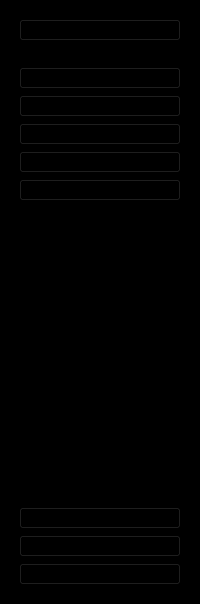
        <widget class="QWidget" name="leftMenuContainer_5" native="true">
         <property name="styleSheet">
          <string notr="true">background-color:#FFF;
</string>
         </property>
         <layout class="QVBoxLayout" name="verticalLayout_24">
          <property name="leftMargin">
           <number>0</number>
          </property>
          <property name="topMargin">
           <number>0</number>
          </property>
          <property name="rightMargin">
           <number>0</number>
          </property>
          <item>
           <widget class="QWidget" name="leftMenuSubContainer_5" native="true">
            <property name="styleSheet">
             <string notr="true">background-color:rgb(0, 0, 0);</string>
            </property>
            <layout class="QVBoxLayout" name="verticalLayout_25">
             <item alignment="Qt::AlignTop">
              <widget class="QFrame" name="UserSideMenu_5">
               <property name="frameShape">
                <enum>QFrame::StyledPanel</enum>
               </property>
               <property name="frameShadow">
                <enum>QFrame::Raised</enum>
               </property>
               <layout class="QHBoxLayout" name="horizontalLayout_21">
                <item>
                 <widget class="QPushButton" name="Account_5">
                  <property name="toolTip">
                   <string>User</string>
                  </property>
                  <property name="toolTipDuration">
                   <number>16</number>
                  </property>
                  <property name="text">
                   <string>My account</string>
                  </property>
                  <property name="icon">
                   <iconset>
                    <normalon>icon/user.svg</normalon>
                   </iconset>
                  </property>
                  <property name="iconSize">
                   <size>
                    <width>20</width>
                    <height>20</height>
                   </size>
                  </property>
                 </widget>
                </item>
               </layout>
              </widget>
             </item>
             <item alignment="Qt::AlignTop">
              <widget class="QFrame" name="MainFunctions_5">
               <property name="sizePolicy">
                <sizepolicy hsizetype="Preferred" vsizetype="Preferred">
                 <horstretch>0</horstretch>
                 <verstretch>0</verstretch>
                </sizepolicy>
               </property>
               <property name="frameShape">
                <enum>QFrame::StyledPanel</enum>
               </property>
               <property name="frameShadow">
                <enum>QFrame::Raised</enum>
               </property>
               <layout class="QVBoxLayout" name="verticalLayout_26">
                <item>
                 <widget class="QPushButton" name="HomeBtn_5">
                  <property name="toolTip">
                   <string>Home</string>
                  </property>
                  <property name="text">
                   <string>Home</string>
                  </property>
                  <property name="icon">
                   <iconset>
                    <normaloff>icon/home.svg</normaloff>
                    <normalon>icon/home.svg</normalon>icon/home.svg</iconset>
                  </property>
                  <property name="iconSize">
                   <size>
                    <width>20</width>
                    <height>20</height>
                   </size>
                  </property>
                 </widget>
                </item>
                <item>
                 <widget class="QPushButton" name="DataBtn_5">
                  <property name="toolTip">
                   <string>Data</string>
                  </property>
                  <property name="text">
                   <string>Data</string>
                  </property>
                  <property name="icon">
                   <iconset>
                    <normaloff>icon/database.svg</normaloff>
                    <normalon>icon/database.svg</normalon>icon/database.svg</iconset>
                  </property>
                  <property name="iconSize">
                   <size>
                    <width>20</width>
                    <height>20</height>
                   </size>
                  </property>
                 </widget>
                </item>
                <item>
                 <widget class="QPushButton" name="addeq_4">
                  <property name="styleSheet">
                   <string notr="true">font: 75 9pt &quot;MS Shell Dlg 2&quot;;</string>
                  </property>
                  <property name="text">
                   <string>Ajouter client</string>
                  </property>
                  <property name="icon">
                   <iconset>
                    <normaloff>icon/plus.svg</normaloff>icon/plus.svg</iconset>
                  </property>
                  <property name="iconSize">
                   <size>
                    <width>20</width>
                    <height>20</height>
                   </size>
                  </property>
                 </widget>
                </item>
                <item>
                 <widget class="QPushButton" name="PdfBtn_6">
                  <property name="toolTip">
                   <string>Pdf</string>
                  </property>
                  <property name="text">
                   <string>Generer PDF</string>
                  </property>
                  <property name="icon">
                   <iconset>
                    <normaloff>icon/printer.svg</normaloff>
                    <normalon>icon/printer.svg</normalon>icon/printer.svg</iconset>
                  </property>
                  <property name="iconSize">
                   <size>
                    <width>20</width>
                    <height>20</height>
                   </size>
                  </property>
                 </widget>
                </item>
                <item>
                 <widget class="QPushButton" name="Mailing_3">
                  <property name="toolTip">
                   <string>Data</string>
                  </property>
                  <property name="text">
                   <string>Mailing</string>
                  </property>
                  <property name="icon">
                   <iconset>
                    <normaloff>icon/mail.svg</normaloff>icon/mail.svg</iconset>
                  </property>
                  <property name="iconSize">
                   <size>
                    <width>20</width>
                    <height>20</height>
                   </size>
                  </property>
                 </widget>
                </item>
                <item>
                 <spacer name="verticalSpacer_29">
                  <property name="orientation">
                   <enum>Qt::Vertical</enum>
                  </property>
                  <property name="sizeHint" stdset="0">
                   <size>
                    <width>20</width>
                    <height>40</height>
                   </size>
                  </property>
                 </spacer>
                </item>
                <item>
                 <spacer name="verticalSpacer_30">
                  <property name="orientation">
                   <enum>Qt::Vertical</enum>
                  </property>
                  <property name="sizeHint" stdset="0">
                   <size>
                    <width>20</width>
                    <height>40</height>
                   </size>
                  </property>
                 </spacer>
                </item>
                <item>
                 <spacer name="verticalSpacer_31">
                  <property name="orientation">
                   <enum>Qt::Vertical</enum>
                  </property>
                  <property name="sizeHint" stdset="0">
                   <size>
                    <width>20</width>
                    <height>40</height>
                   </size>
                  </property>
                 </spacer>
                </item>
                <item>
                 <spacer name="verticalSpacer_32">
                  <property name="orientation">
                   <enum>Qt::Vertical</enum>
                  </property>
                  <property name="sizeHint" stdset="0">
                   <size>
                    <width>20</width>
                    <height>40</height>
                   </size>
                  </property>
                 </spacer>
                </item>
                <item>
                 <spacer name="verticalSpacer_33">
                  <property name="orientation">
                   <enum>Qt::Vertical</enum>
                  </property>
                  <property name="sizeHint" stdset="0">
                   <size>
                    <width>20</width>
                    <height>40</height>
                   </size>
                  </property>
                 </spacer>
                </item>
                <item>
                 <spacer name="verticalSpacer_34">
                  <property name="orientation">
                   <enum>Qt::Vertical</enum>
                  </property>
                  <property name="sizeHint" stdset="0">
                   <size>
                    <width>20</width>
                    <height>40</height>
                   </size>
                  </property>
                 </spacer>
                </item>
                <item>
                 <spacer name="verticalSpacer_35">
                  <property name="orientation">
                   <enum>Qt::Vertical</enum>
                  </property>
                  <property name="sizeHint" stdset="0">
                   <size>
                    <width>20</width>
                    <height>40</height>
                   </size>
                  </property>
                 </spacer>
                </item>
               </layout>
              </widget>
             </item>
             <item alignment="Qt::AlignBottom">
              <widget class="QFrame" name="AppFunction_5">
               <property name="frameShape">
                <enum>QFrame::StyledPanel</enum>
               </property>
               <property name="frameShadow">
                <enum>QFrame::Raised</enum>
               </property>
               <layout class="QVBoxLayout" name="verticalLayout_27">
                <item>
                 <widget class="QPushButton" name="SettingsBtn_5">
                  <property name="toolTip">
                   <string>Settings</string>
                  </property>
                  <property name="text">
                   <string>Settings</string>
                  </property>
                  <property name="icon">
                   <iconset>
                    <normaloff>icon/settings.svg</normaloff>
                    <disabledoff>icon/settings.svg</disabledoff>icon/settings.svg</iconset>
                  </property>
                  <property name="iconSize">
                   <size>
                    <width>20</width>
                    <height>20</height>
                   </size>
                  </property>
                 </widget>
                </item>
                <item>
                 <widget class="QPushButton" name="HelpBtn_5">
                  <property name="toolTip">
                   <string>Help</string>
                  </property>
                  <property name="text">
                   <string>Help</string>
                  </property>
                  <property name="icon">
                   <iconset>
                    <normaloff>icon/help-circle.svg</normaloff>
                    <normalon>icon/help-circle.svg</normalon>icon/help-circle.svg</iconset>
                  </property>
                  <property name="iconSize">
                   <size>
                    <width>20</width>
                    <height>20</height>
                   </size>
                  </property>
                 </widget>
                </item>
                <item>
                 <widget class="QPushButton" name="LogoutBtn_5">
                  <property name="toolTip">
                   <string>Logout</string>
                  </property>
                  <property name="text">
                   <string>Logout</string>
                  </property>
                  <property name="icon">
                   <iconset>
                    <normaloff>icon/log-out.svg</normaloff>
                    <normalon>icon/log-out.svg</normalon>icon/log-out.svg</iconset>
                  </property>
                  <property name="iconSize">
                   <size>
                    <width>20</width>
                    <height>20</height>
                   </size>
                  </property>
                 </widget>
                </item>
               </layout>
              </widget>
             </item>
            </layout>
           </widget>
          </item>
         </layout>
        </widget>
